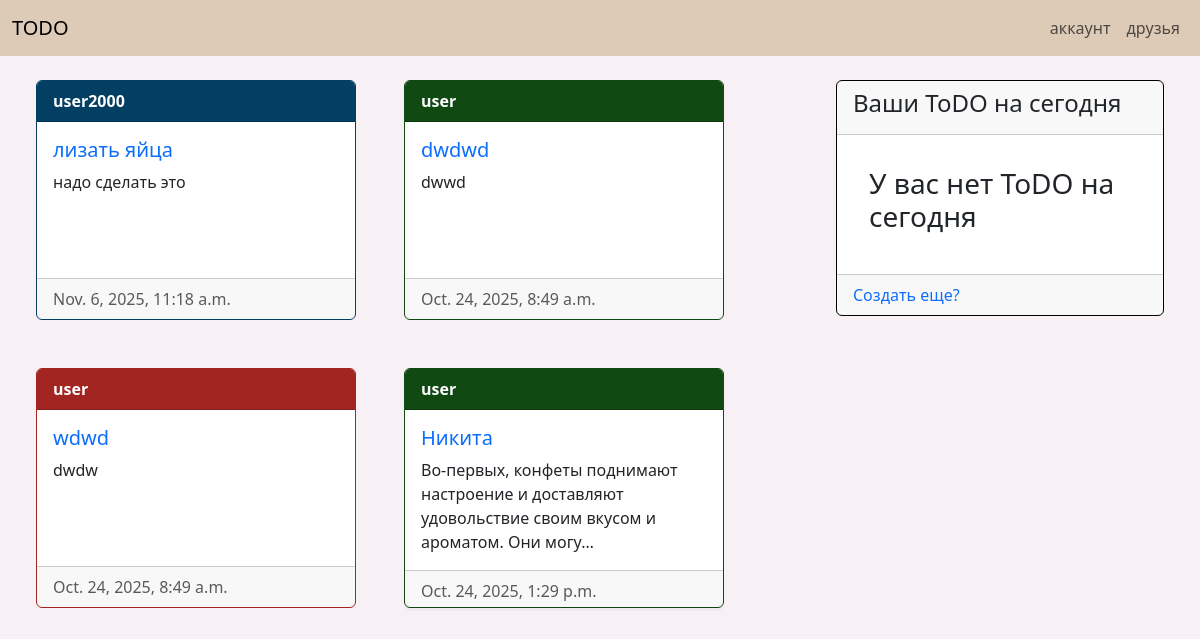
The app's page /homepage/ (signed in) with its own data.
### todos/models.py (models this page shows, shortened)
class Todo(models.Model):
    class StatusChoises(models.TextChoices):
        no_report = 'no_report'
        no_confirm = 'no_confirm'
        confirmed = 'confirmed'
    user = models.ForeignKey(User, related_name='todo', on_delete=models.CASCADE)
    name = models.CharField(max_length=64)
    slug = models.SlugField(max_length=64)
    description = models.TextField(max_length=560)
    img = models.ImageField(upload_to='todo_images/', blank=True, null=True)
    publish_date = models.DateTimeField(auto_now_add=True)
    status = models.CharField(choices=StatusChoises, default=StatusChoises.no_report)
    class Meta:
        ordering = ['publish_date',]
    def get_absolute_url(self):
        return reverse('todos:todo_info', kwargs={'pk': self.pk,
                                     'slug': self.slug,
                                     })

### homepage/views.py (the view)
# urls.py: path('', views.homepage, name='homepage'),
@login_required
def homepage(requset):
    user = requset.user
    user_todos = services.get_user_todos(user)
    friends_todos = services.get_friends_todos(user)
    now = datetime.now()
    return render(requset, 'homepage/homepage.html', {'user_todos': user_todos, 'friends_todos': friends_todos, 'now': now})

### homepage/services.py (called while the page is built)
def get_user_todos(user):
    return user.todo.all()

def get_friends_todos(user):
    friends = user.profile.friends.all()
    friends_todos = []
    for todos in map(lambda x: x.user.todo.all(), friends):
        friends_todos.extend(todos)
    return friends_todos

### homepage/templates/homepage/homepage.html (shortened to what this page needs)
{% extends 'base.html' %}
{% load django_bootstrap5 %}
{% block content %}
<div class="container-fluid">
    <div class="row">
        <div class="col-8">
            <div class="d-flex flex-wrap justify-content-start">
            {% for todo in friends_todos %}
                    {% if todo.status == 'no_report' %}
                    <div class="card m-4" style="width: 20rem; height: 15rem; border-color: #A22522; ">
                        <div class="card-header fw-bold" style="background-color: #A22522;">
                    {% elif todo.status == 'no_confirm' %}
                    <div class="card m-4" style="width: 20rem; height: 15rem; border-color: #033F63;">
                        <div class="card-header fw-bold" style="background-color: #033F63;">
                    {% elif todo.status == 'confirmed' %}
                    <div class="card m-4" style="width: 20rem; height: 15rem; border-color: #104911;">
                        <div class="card-header fw-bold" style="background-color: #104911;">
                    {% endif %}
                                <a href="{{ todo.get_user_absolute_url }}" class="text-decoration-none" style="color: white;">{{ todo.user.username }}</a>
                        </div>
                        <div class="card-body" style="background-color: #ffffff;">
                            <h5 class="card-title">
                                <a href="{{ todo.get_absolute_url }}" class="text-decoration-none">{{ todo.name }}</a>
                            </h5>
                            <p class="card-text">{{ todo.description|truncatechars:100 }}</p>
                        </div>
                        <div class="card-footer text-muted">
                            {{ todo.publish_date }}
                        </div>
                    </div>
            {% endfor %}
            </div>
        </div>
        <div class="col-4">
            <div class="card m-4" style="border-color: black;">
                <div class="card-header fw-bold"><h4>Ваши ToDO на сегодня</h4></div>
                <ul class="list-group listgroup-flush">
                {% for todo in user_todos %}
                        <li class="list-group-item text-center">
                            <a href="{{ todo.get_abcolute_url }}" class="text-decoration-none" style="color: black;">
                                <h3 class="fw-normal fst-italic text-decoration-underline"> -{{ todo.name }}</h3>
                            </a>
                        </li>
                {% empty %}
                <div style="margin: 2rem;">
                    <h3 class="fw-normal" style="margin-left: 2 rem;">У вас нет ToDO на сегодня</h3>
                </div>
                {% endfor %}
                <div class="card-footer">
                    <a href="{% url 'todos:todo_add' %}" class="text-decoration-none">Создать еще?</a>
                </div>
            </div>
        </div>
    </div>
</div>
{% endblock %}

### records on screen
Todo: user.username "user2000", name "лизать яйца", description "надо сделать это", publish_date "Nov. 6, 2025, 11:18 a.m."
Todo: user.username "user", name "dwdwd", description "dwwd", publish_date "Oct. 24, 2025, 8:49 a.m."
Todo: user.username "user", name "wdwd", description "dwdw", publish_date "Oct. 24, 2025, 8:49 a.m."
Todo: user.username "user", name "Никита", description "Во-первых, конфеты поднимают настроение и доставляют удовольствие своим вкусом и ароматом. Они могу…", publish_date "Oct. 24, 2025, 1:29 p.m."
